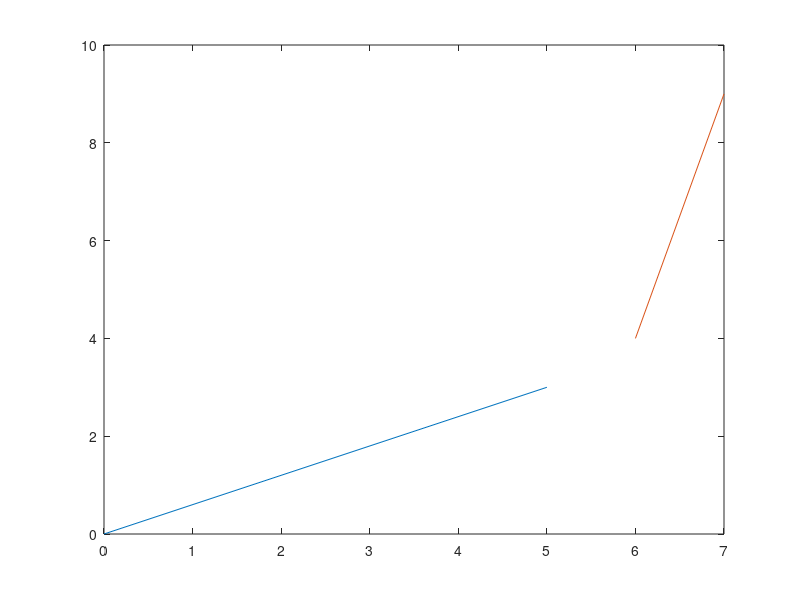

Reproduce this figure in MATLAB. (Note: this script raises an error after producing the figure.)
clc; clear; close all;

segment1 = [0, 0, 5, 3];
segment2 = [6, 4, 7, 9];
plot([segment1(1), segment1(3)], [segment1(2), segment1(4)]);
hold on;
plot([segment2(1), segment2(3)], [segment2(2), segment2(4)])
[bCross, x, y] = HasCross(segment1, segment2)
scatter(x, y, 25, "red")

function [bCross, x, y] = HasCross(segment1, segment2)
%HASCROSS 判断两线段是否相交
% segmeng1 - 线段1起点和终点坐标
% segment2 - 线段2起点和终点坐标

    x_a = segment1(1);
    x_b = segment1(3);
    x_c = segment2(1);
    x_d = segment2(3);
    y_a = segment1(2);
    y_b = segment1(4);
    y_c = segment2(2);
    y_d = segment2(4);

    x = single(0);
    y = single(0);
    % step1 计算行列式
    delta = (x_d - x_c) * (y_b - y_a) - (x_b - x_a) * (y_d - y_c);
    if abs(delta) < single(1e-6)
        bCross = false;
        return;
    end
    % step2 判断是否有交点
    lambda = ((x_d - x_c) * (y_c - y_a) - (x_c - x_a) * (y_d - y_c)) / delta;
    if lambda < single(0) || lambda > single(1)
        bCross = false;
        return;
    end
    miu = ((x_b - x_a) * (y_c - y_a) - (x_c - x_a) * (y_b - y_a)) / delta;
    if miu < single(0) || miu > single(1)
        bCross = false;
        return;
    end
    bCross = true;
    % step3 计算交点
    x = x_a + lambda * (x_b - x_a);
    y = y_a + lambda * (y_b - y_a);
end